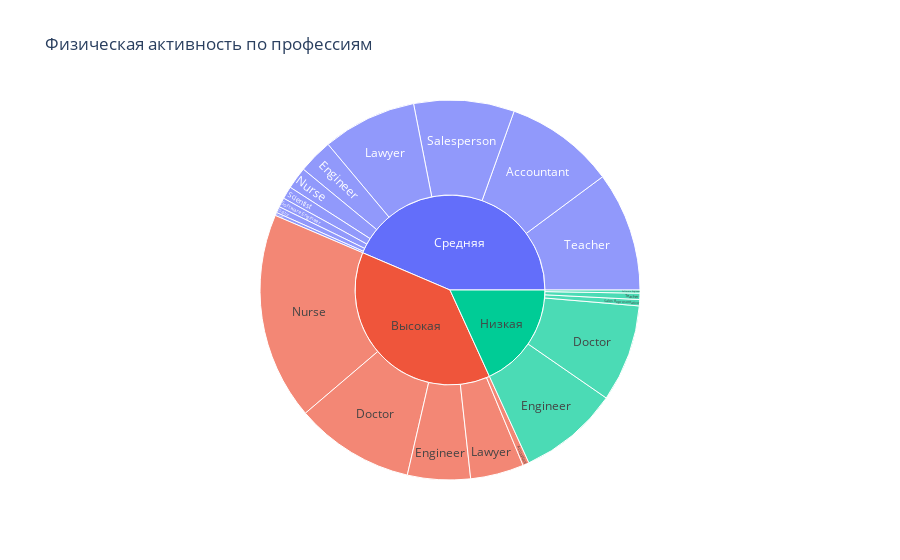

The notebook cell this image was saved under:
### Markdown cell above
### Анализ физической активности и ее влияния

### Code cell
# Группировка по уровням активности
df['activity_level'] = pd.cut(df['physical_activity_level'],
                              bins=[0, 30, 60, 200],
                              labels=['Низкая', 'Средняя', 'Высокая'])

# Визуализация
fig = px.sunburst(df, path=['activity_level', 'occupation'],
                  title='Физическая активность по профессиям')
fig.show()

### Figure 1 — Plotly figure (JSON) as saved in the notebook; plotly's stock layout.template omitted (floating-point values rounded to 4 significant figures)
{"data": [{"branchvalues": "total", "domain": {"x": [0, 1], "y": [0, 1]}, "hovertemplate": "labels=%{label}<br>count=%{value}<br>parent=%{parent}<br>id=%{id}<extra></extra>", "ids": ["Средняя/Software Engineer", "Средняя/Doctor", "Низкая/Sales Representative", "Низкая/Software Engineer", "Средняя/Teacher", "Высокая/Doctor", "Низкая/Doctor", "Средняя/Nurse", "Высокая/Nurse", "Средняя/Engineer", "Средняя/Accountant", "Средняя/Scientist", "Средняя/Lawyer", "Высокая/Engineer", "Высокая/Accountant", "Высокая/Lawyer", "Средняя/Salesperson", "Низкая/Teacher", "Средняя/Manager", "Низкая/Engineer", "Средняя", "Низкая", "Высокая"], "labels": ["Software Engineer", "Doctor", "Sales Representative", "Software Engineer", "Teacher", "Doctor", "Doctor", "Nurse", "Nurse", "Engineer", "Accountant", "Scientist", "Lawyer", "Engineer", "Accountant", "Lawyer", "Salesperson", "Teacher", "Manager", "Engineer", "Средняя", "Низкая", "Высокая"], "name": "", "parents": ["Средняя", "Средняя", "Низкая", "Низкая", "Средняя", "Высокая", "Низкая", "Средняя", "Высокая", "Средняя", "Средняя", "Средняя", "Средняя", "Высокая", "Высокая", "Высокая", "Средняя", "Низкая", "Средняя", "Низкая", "", "", ""], "type": "sunburst", "values": [3, 2, 2, 1, 38, 38, 31, 7, 66, 11, 35, 4, 30, 20, 2, 17, 32, 2, 1, 32, 163, 68, 143]}], "layout": {"legend": {"tracegroupgap": 0}, "title": {"text": "Физическая активность по профессиям"}}}
